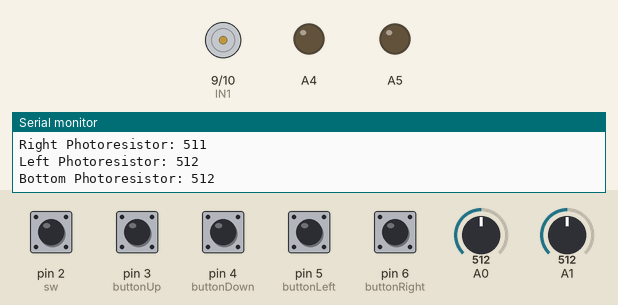
Bench run of a sketch on a simulated Arduino Uno, built with avr-gcc and run on an emulated ATmega328P. On the bench: motor-driver pin pairs drawn as motors (green arrow = first pin HIGH = forward, orange = second pin HIGH = backward, longer = more drive), output pins drawn as LEDs (lit = HIGH), the last lines printed to the serial monitor. Dashed ring = blinking. The test bench sets the inputs (shaded band); at power-on: pin 2 (sw) HIGH, pin 3 (buttonUp), pin 4 (buttonDown), pin 5 (buttonLeft), pin 6 (buttonRight) LOW, A0 = 512, A1 = 512.

Above: at 1.8 s.
1.9 s: A0 set to 622
3.4 s: A0 set to 651
At 5.1 s:
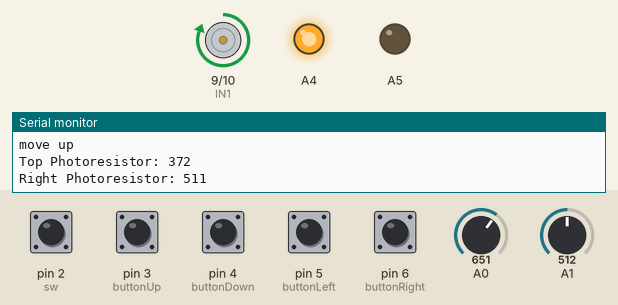
5.7 s: A1 set to 623
9.9 s: A1 set to 643
At 11.2 s:
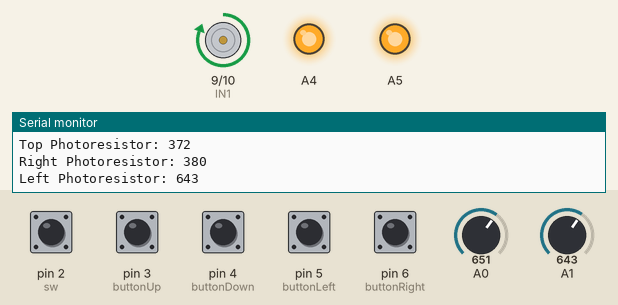
11.5 s: A0 set to 511
At 12.6 s:
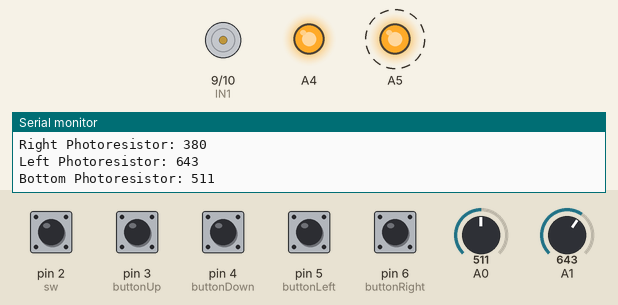
13.1 s: pin 2 (sw) pulled LOW for 1.3 s
At 15.7 s:
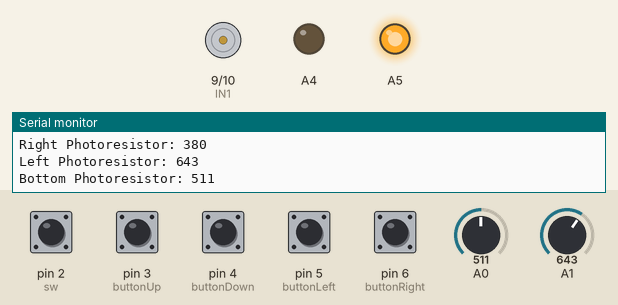
Timing chart, 0 to 63.4 s (numbered marks = the images above; inputs shaded):
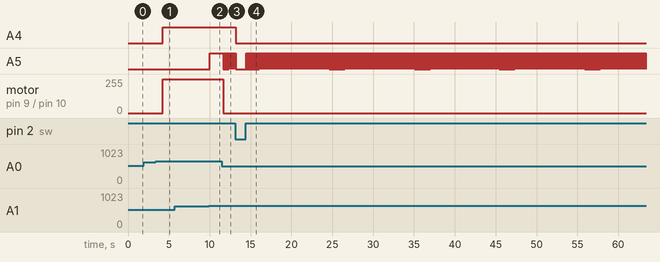

The sketch:

Final_Tracking.ino
```cpp
int ARead0, ARead1;
int diffNS, diffEW;
int IN1 = 9;
int IN2 = 10;
int IN3 = 11;
int IN4 = 12;
int sw=2;

int buttonUp=3;                                                        //set ports
int buttonDown=4;
int buttonLeft=5;
int buttonRight=6;

int bUp, bDown, bLeft, bRight;

int Photo1, Photo2, Photo3, Photo4, read=0;
int stop1 = 0, stop2 = 0;
void setup() {
Serial.begin(9600);
pinMode(IN1, OUTPUT);
pinMode(IN2, OUTPUT);
}
int swi = digitalRead(sw);
void loop() {
Serial.print("switch: ");
Serial.println(swi);
while(swi==0){
//int switchUD=serial.Read(0);
bUp=digitalRead(buttonUp);
bDown=digitalRead(buttonDown);
bLeft=digitalRead(buttonLeft);
bRight=digitalRead(buttonRight);

if(bUp==1){                       //move up
    analogWrite(A4,255);
    digitalWrite(IN1, HIGH);
    digitalWrite(IN2, LOW);
    }

else if(bDown==1){                     //move down
    analogWrite(A4,255);
    digitalWrite(IN1, LOW);
    digitalWrite(IN2, HIGH);
    }
else{
    analogWrite(A4,0);
    digitalWrite(IN1, LOW);
    digitalWrite(IN2, LOW);
}

if(bLeft==1){                    //move left
    analogWrite(A5,255);
    digitalWrite(IN3, HIGH);
    digitalWrite(IN4, LOW);
    }

else if(bRight==1){                  //move right
    analogWrite(A5,255);
    digitalWrite(IN3, LOW);
    digitalWrite(IN4, HIGH);
    }
else{
    analogWrite(A5,0);
    digitalWrite(IN3, LOW);
    digitalWrite(IN4, LOW);
    }
    swi = digitalRead(sw);
}

while(swi==1){
ARead0 = analogRead(A0);
ARead1 = analogRead(A1);

Photo1 = 1023-ARead0;
Photo2 = 1023-ARead1;
Photo3 = ARead1;
Photo4 = ARead0;

diffNS = Photo1-Photo4;
diffEW = Photo2-Photo3;
Serial.print("Top Photoresistor: "); Serial.println(Photo1);
Serial.print("Right Photoresistor: "); Serial.println(Photo2);
Serial.print("Left Photoresistor: "); Serial.println(Photo3);
Serial.print("Bottom Photoresistor: ");Serial.println(Photo4);


if(diffNS<-250)
  {
    Serial.println("move up");
    analogWrite(A4,200);
    digitalWrite(IN1, HIGH);
    digitalWrite(IN2, LOW);
    stop1 = 0;
  }
else if(diffNS>250)
  {
    Serial.println("move down");
    analogWrite(A4,200);
    digitalWrite(IN1, LOW);
    digitalWrite(IN2, HIGH);
    stop1 = 0;
  }
else
  {
    Serial.println();
    analogWrite(A5,0);
    digitalWrite(IN1, LOW);
    digitalWrite(IN2, LOW);
    stop1 = 1;
  }
if(diffEW<-250)
  {
    Serial.println("move left");
    analogWrite(A5,200);
    digitalWrite(IN3, HIGH);
    digitalWrite(IN4, LOW);
    stop2 = 0;
  }
else if(diffEW>250)
  {
  Serial.println("move right");
  analogWrite(A5,200);
  digitalWrite(IN3, LOW);
  digitalWrite(IN4, HIGH);
  stop2 = 0;
  }
else
  {
    Serial.println();
    analogWrite(A5,0);
    digitalWrite(IN3, LOW);
    digitalWrite(IN4, LOW);
    stop2 = 1;
  }
if(stop1==1 && stop2==1)
{
    delay(1000);
}

Serial.println();
delay(10);
swi = digitalRead(sw);
  }
}
```

Measured:
- the behaviour switches between 636 and 637 on A0 (found by bisection; images 0 and 1)
- the behaviour switches between 636 and 637 on A1 (found by bisection; images 1 and 2)
- after the input at 3.4 s, A4: LOW → HIGH after 0.87 s; motor on pin 9 (IN1) / pin 10 (IN2): stopped → forward 255/255 after 0.87 s
- after the input at 9.9 s, A5: LOW → HIGH after 0.12 s
- after the input at 11.5 s, A5: alternates HIGH for 0.11 s and LOW for 0.01 s, starting after 0.18 s; motor on pin 9 (IN1) / pin 10 (IN2): forward 255/255 → stopped after 0.18 s
- after the input at 13.1 s, A4: HIGH → LOW after 0.07 s
